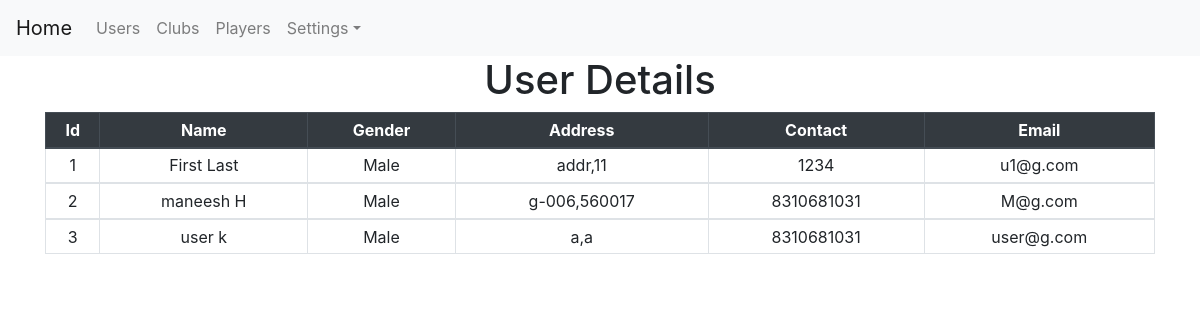
The app's page /admin_user_details_view with its own data.
### myapp/models.py (models this page shows, shortened)
class user_details(models.Model):
    user = models.ForeignKey(user_login, on_delete=models.CASCADE)
    fname = models.CharField(max_length=150)
    lname = models.CharField(max_length=150)
    gender = models.CharField(max_length=50)
    addr = models.CharField(max_length=1500)
    pin = models.CharField(max_length=50)
    contact = models.CharField(max_length=50)
    email = models.CharField(max_length=250)
    status = models.CharField(max_length=50)

### myapp/views.py (the view)
# urls.py: path('admin_user_details_view', views.admin_user_details_view, name='admin_user_details_view'),
def admin_user_details_view(request):
    cm_l = user_details.objects.all()
    context = {'user_list': cm_l}
    return render(request, './myapp/admin_user_details_view.html',context)

### myapp/templates/myapp/admin_user_details_view.html (shortened to what this page needs)
{% extends 'myapp/admin_base.html' %}
{% load static %}
{% block body %}
<center>
    <h1>User Details</h1>
    <div class="container">
    <form role="form" name="frm" action="" method="post">
        <div class="table-responsive-lg">
        <table class="tablecenterheadCSS table table-hover table-bordered table-sm">
            <thead class="thead-dark">
            <tr>
                <th>Id</th>
                <th>Name</th>
                <th>Gender</th>
                <th>Address</th>
                <th>Contact</th>
                <th>Email</th>
            </tr>
            </thead>
            {% for cm in user_list %}
            <tbody>
            <tr>
                <td>{{ cm.id }}</td>
                <td>{{ cm.fname }} {{ cm.lname }}</td>
                <td>{{ cm.gender}}</td>
                <td>{{ cm.addr}},{{ cm.pin}}</td>
                <td>{{ cm.contact}}</td>
                <td>{{ cm.email}}</td>
            </tr>
            <tbody>
            {% endfor %}
        </table>
        </div>
    </form>
    </div>
</center>
{% endblock %}

### myapp/templates/myapp/admin_user_details_view.html (style rules this page uses)
.tablecenterheadCSS th { text-align:center; }
.tablecenterheadCSS td { text-align:center; }

### myapp/templates/myapp/admin_base.html (style rules this page uses)
body { background-repeat: no-repeat; background-attachment: fixed; background-size: cover; }

### records on screen
user_details: id "1", fname "First", lname "Last", gender "Male", addr "addr", pin "11", contact "1234", email "u1@g.com"
user_details: id "2", fname "maneesh", lname "H", gender "Male", addr "g-006", pin "560017", contact "8310681031", email "M@g.com"
user_details: id "3", fname "user", lname "k", gender "Male", addr "a", pin "a", contact "8310681031", email "user@g.com"
